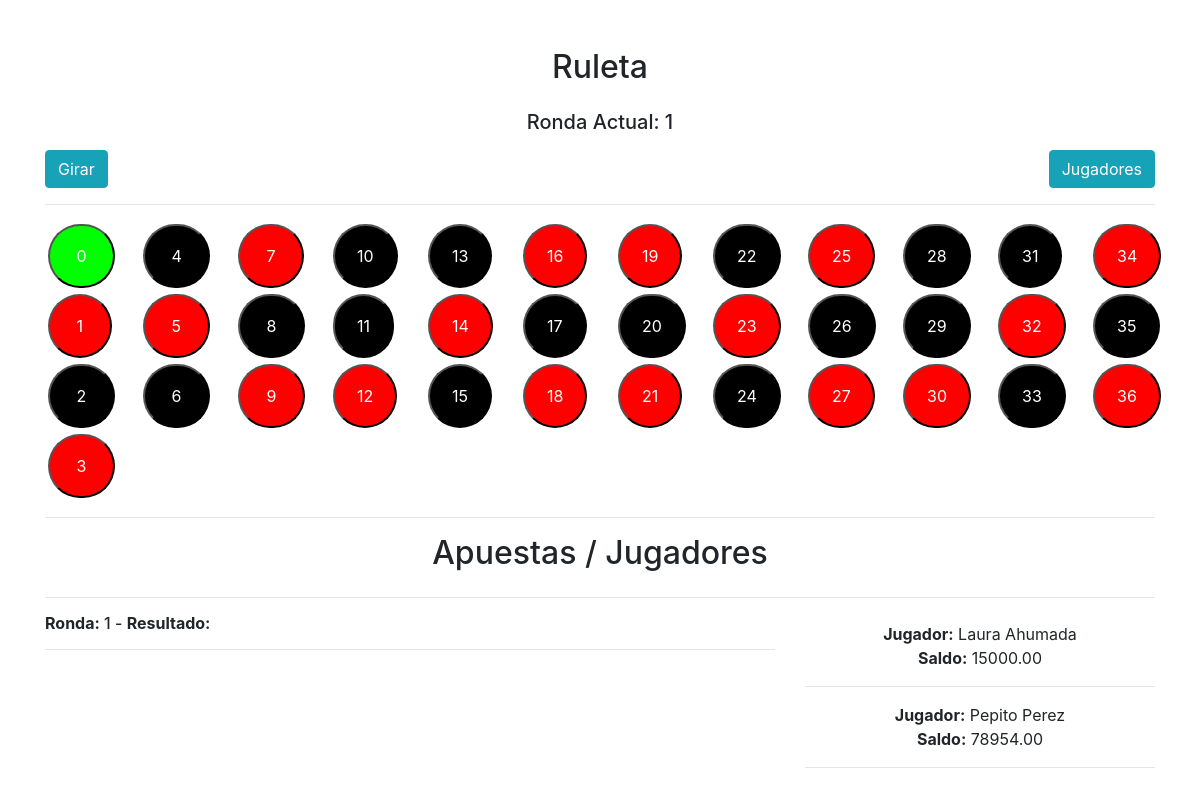
The page / on the database its author committed.
### tables this page shows
CREATE TABLE `rondas` (
  `id` bigint(20) UNSIGNED NOT NULL,
  `resultado` varchar(2) DEFAULT NULL
);

CREATE TABLE `numeros` (
  `numero` varchar(2) NOT NULL,
  `color` varchar(7) NOT NULL,
  `orden` int(1) NOT NULL
);

CREATE TABLE `jugadores` (
  `id` bigint(20) UNSIGNED NOT NULL,
  `nombre` varchar(50) NOT NULL,
  `apellido` varchar(50) NOT NULL,
  `identificacion` varchar(30) NOT NULL,
  `saldo` double(10,2) NOT NULL
);

### modelo/ModeloAbstractoDB.php (called while the page is built, shortened)
<?php
	abstract class ModeloAbstractoDB {
    protected $query;
    private $conexion;
    private function abrir_conexion() {
        $this->conexion = mysqli_connect("localhost","root","","ruleta")
						  or die("Error en la Conexión: ".mysqli_connect_error());
    }
    protected function obtener_resultados_query() {
        $result = mysqli_query($this->conexion,$this->query) or die(mysqli_error($this->conexion) . "  | Query=" . $this->query);
    }
}
?>

### modelo/ModeloRuleta.php (called while the page is built, shortened)
<?php
	require_once('ModeloAbstractoDB.php');
	class model_ruleta extends ModeloAbstractoDB {
		public function listaNumeros() {
			$this->query = "SELECT NUMERO, COLOR FROM numeros ORDER BY ORDEN;";
			$this->obtener_resultados_query();
			return $this->rows;
		}
		public function listaJugadores() {
			$this->query = "SELECT ID, CONCAT(NOMBRE,' ',APELLIDO) AS NOMBRE, SALDO FROM jugadores WHERE SALDO > 0;";
			$this->obtener_resultados_query();
			return $this->rows;
		}
		public function listaRondas() {
			$this->query = "SELECT ID, RESULTADO FROM rondas ORDER BY ID DESC;";
			$this->obtener_resultados_query();
			return $this->rows;
		}
		public function rondaActual() {
			$this->query = "SELECT ID FROM rondas WHERE RESULTADO is null ORDER BY ID DESC;";
			$this->obtener_resultados_query();
			return $this->rows;
		}
	}
?>

### index.php (the view, shortened to what this page needs)
<?php
	require_once 'modelo/ModeloRuleta.php';
	$modruleta=new model_ruleta();
	$listaNum=$modruleta->listaNumeros();
	$listaJug=$modruleta->listaJugadores();
	$listaRon=$modruleta->listaRondas();
	$actualRon=$modruleta->rondaActual();
?>
<!DOCTYPE html>
<html>
<head>
	<?php include_once('php/header.php'); ?>
</head>
<body>
	<div class="container py-5">
		<div class="row">
			<div class="col-lg-12 col-md-12 col-sm-12">
				<h2 class="text-center">Ruleta</h2>
			</div>
		</div>
		<div class="row pt-3 pb-2">
			<div class="col-lg-12 col-md-12 col-12 text-center">
				<h5>Ronda Actual: <?php echo $actualRon[0]["ID"] ?></h5>
			</div>
		</div>
		<div class="row">
			<div class="col-lg-6 col-md-6 col-6">
				<button type="button" class="btn btn-info" onclick="ruletaGirar();">Girar</button>
			</div>
			<div class="col-lg-6 col-md-6 col-6 text-right">
				<button type="button" class="btn btn-info" onclick="VistaJugadores();">Jugadores</button>
			</div>
		</div>
		<hr>
		<div class="row text-center">
			<?php for($i=0;$i<count($listaNum);$i++){?>
				<div class="col-lg-1 col-md-1 col-3">
					<button class="buttonRul" onclick="apostar(<?php echo $listaNum[$i]['NUMERO'];?>)" style="background-color: <?php echo $listaNum[$i]['COLOR']; ?> ;">
						<?php $num = $listaNum[$i]['NUMERO']; if( $num < 10){  $num = "&nbsp;".$listaNum[$i]['NUMERO']."&nbsp;"; }; echo $num; ?>
					</button>
				</div>
			<?php }?>
		</div>
		<hr>
		<div class="row text-center">
			<div class="col-lg-12 col-md-12 col-sm-12">
				<h2 class="">Apuestas / Jugadores</h2>
			</div>
		</div>
		<hr>
		<div class="row text-left">
			<div class="col-lg-8 col-md-8 col-sm-12" id="secApu" style="height:310px; overflow:auto;">
				<?php for($i=0;$i<count($listaRon);$i++){?>
					<h6 class="mb-0"><b>Ronda:</b> <?php echo $listaRon[$i]['ID']?> - <b>Resultado:</b> <?php echo $listaRon[$i]['RESULTADO']?></h6>
					<hr>
				<?php }?>
			</div>
			<div class="col-lg-4 col-md-4 col-sm-12 text-center" id="secJuga" style="height:310px; overflow:auto;">
				<?php for($i=0;$i<count($listaJug);$i++){?>
					<p class="mt-2 mb-0"><b>Jugador:</b> <?php echo trim($listaJug[$i]['NOMBRE'])?> <br> <b>Saldo:</b> <?php echo trim($listaJug[$i]['SALDO'])?></p>
					<hr>
				<?php }?>
			</div>
		</div>
	</div>
</body>
</html>

### php/header.php (shortened to what this page needs)
<link rel="stylesheet" type="text/css" href="assets/css/bootstrap.min.css" />
<link rel="stylesheet" type="text/css" href="assets/css/material-icons.css" />
<link rel="stylesheet" type="text/css" href="https://cdnjs.cloudflare.com/ajax/libs/font-awesome/6.0.0-beta2/css/all.min.css" />
<link rel="stylesheet" type="text/css" href="assets/css/estilos.css" />
<link rel="stylesheet" type="text/css" href="assets/css/select2.min.css">

### assets/css/estilos.css (style rules this page uses)
.buttonRul { padding: 18px 22px; border-radius: 40px; color: #fff !important; margin: 3px !important; box-shadow: inset 0 0 0 0 transparent !important; cursor: pointer; }

### rows shown on the page
rondas: id "1"
numeros: numero "0"
numeros: numero "4"
numeros: numero "7"
numeros: numero "10"
numeros: numero "13"
numeros: numero "16"
numeros: numero "19"
numeros: numero "22"
numeros: numero "25"
numeros: numero "28"
numeros: numero "31"
numeros: numero "34"
numeros: numero "1"
numeros: numero "5"
numeros: numero "8"
numeros: numero "11"
numeros: numero "14"
numeros: numero "17"
numeros: numero "20"
numeros: numero "23"
numeros: numero "26"
numeros: numero "29"
numeros: numero "32"
numeros: numero "35"
numeros: numero "2"
numeros: numero "6"
numeros: numero "9"
numeros: numero "12"
numeros: numero "15"
numeros: numero "18"
numeros: numero "21"
numeros: numero "24"
numeros: numero "27"
numeros: numero "30"
numeros: numero "33"
numeros: numero "36"
numeros: numero "3"
jugadores: NOMBRE "Laura Ahumada", saldo "15000.00"
jugadores: NOMBRE "Pepito Perez", saldo "78954.00"
